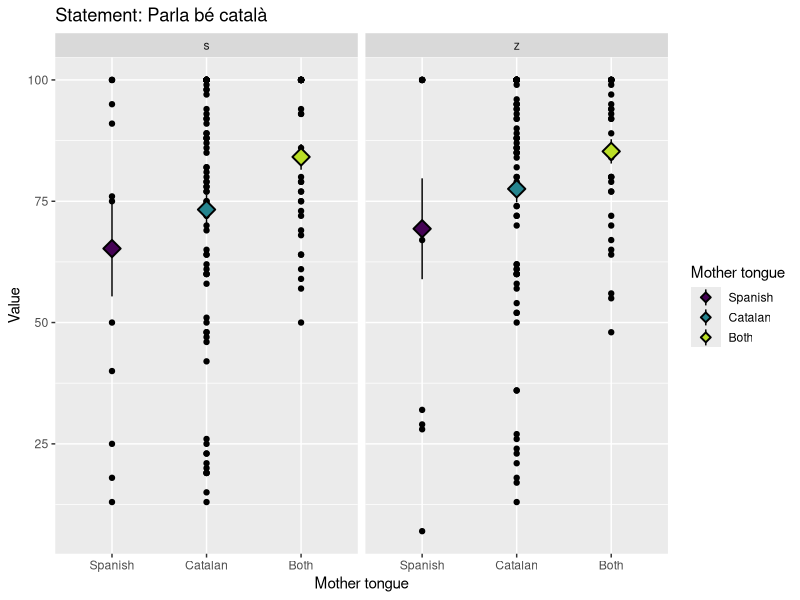
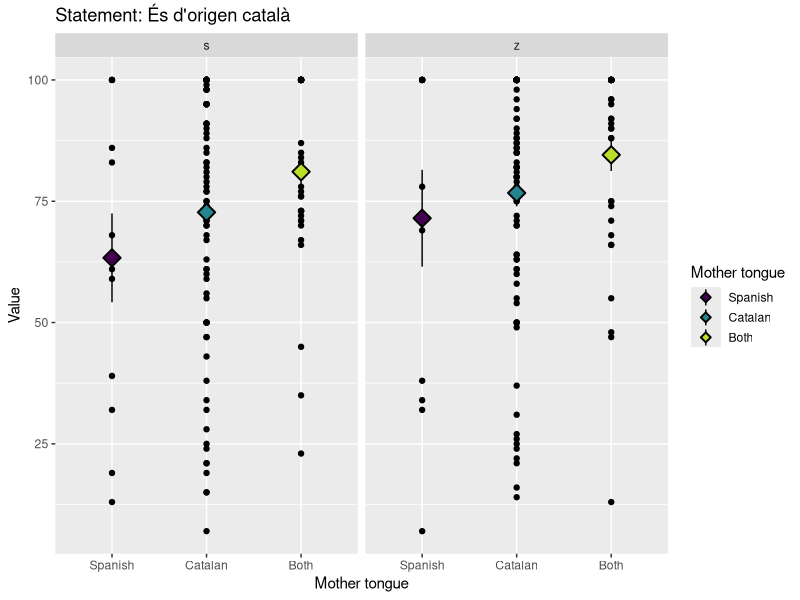
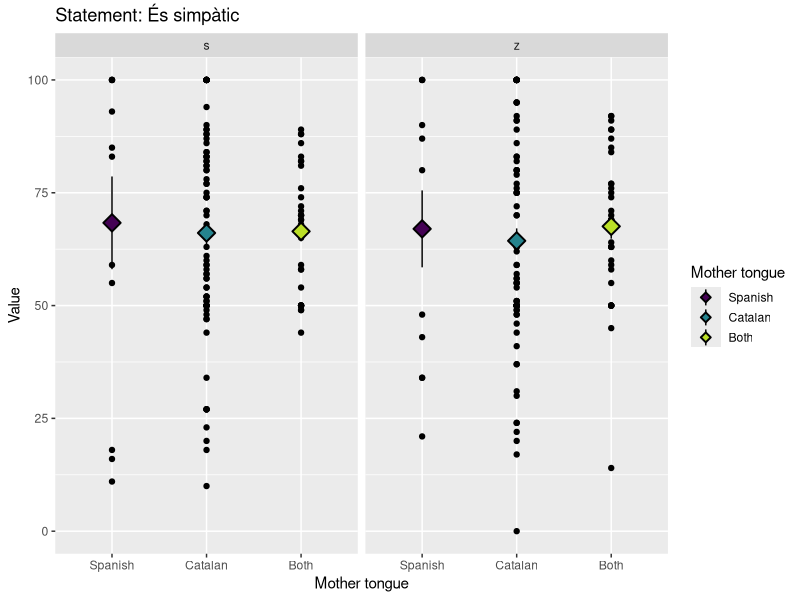
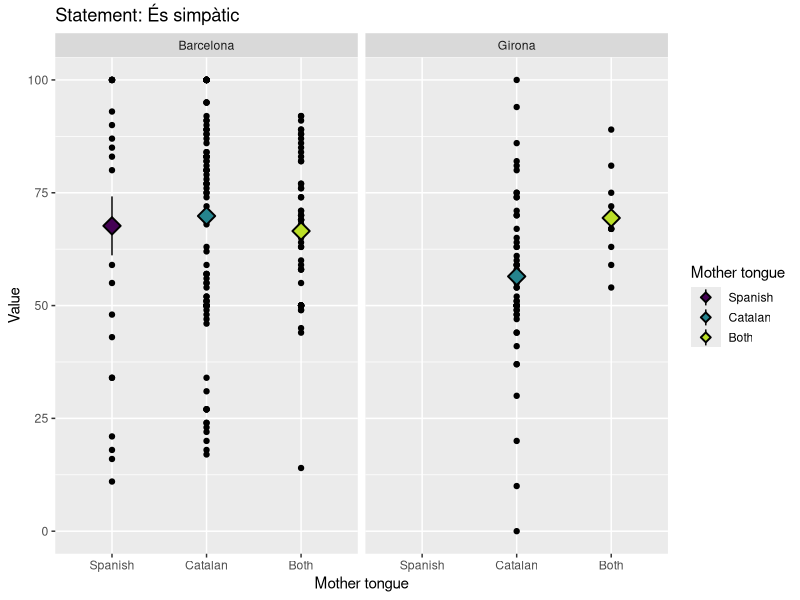
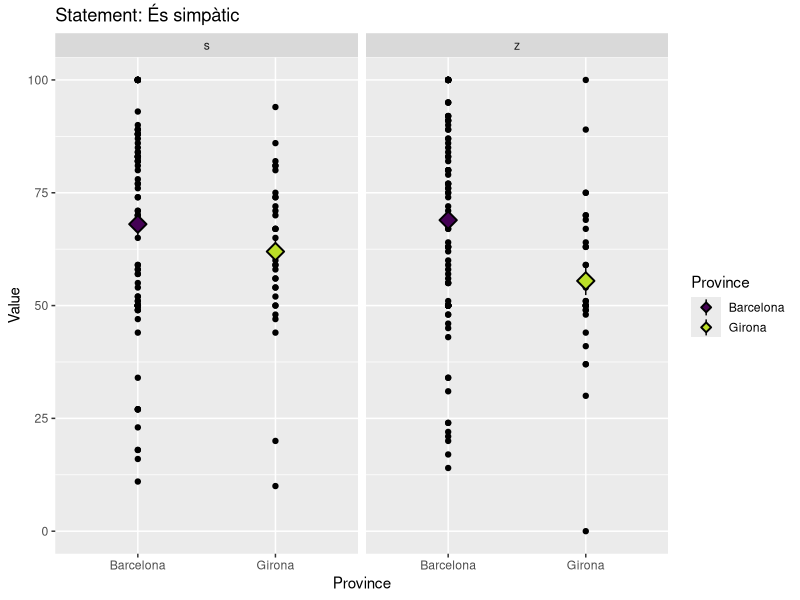
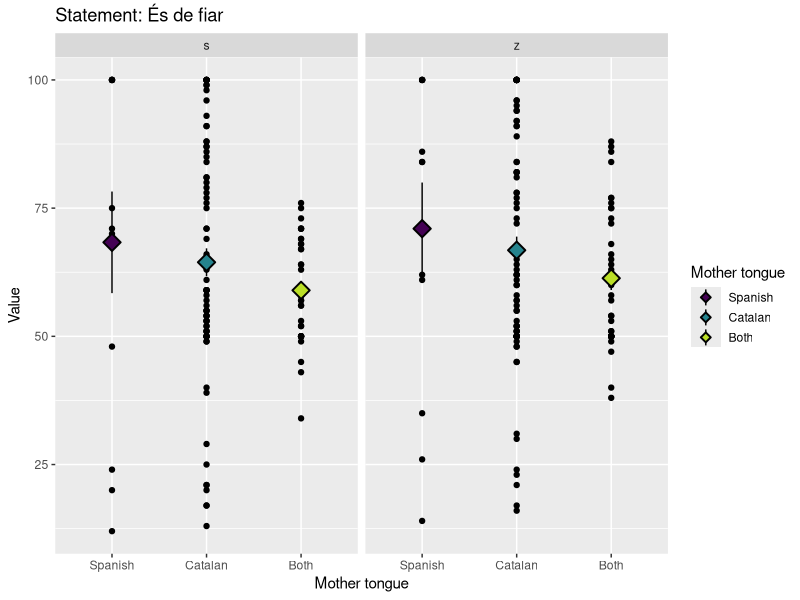
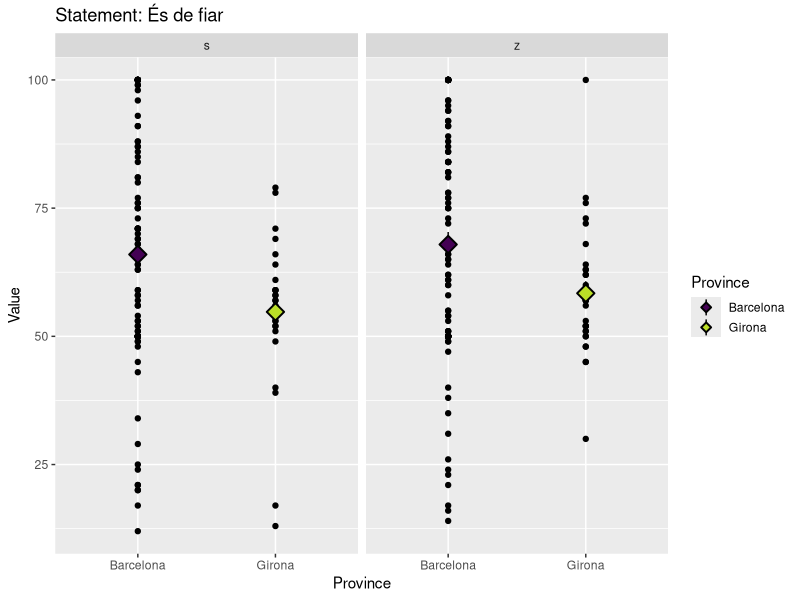

Recreate these plots in R, in order.

# Load libraries
library("here")
library("tidyverse")
library("ggplot2")



# Load data
subset_estudis <- read.csv(here("data", "subsets", "subset_estudis.csv"))
subset_intelligent <- read.csv(here("data", "subsets", "subset_intelligent.csv"))
subset_simpatic <- read.csv(here("data", "subsets", "subset_simpatic.csv"))
subset_amable <- read.csv(here("data", "subsets", "subset_amable.csv"))
subset_fiar <- read.csv(here("data", "subsets", "subset_fiar.csv"))
subset_ciutat <- read.csv(here("data", "subsets", "subset_ciutat.csv"))
subset_pbc <- read.csv(here("data", "subsets", "subset_pbc.csv"))
subset_oc <- read.csv(here("data", "subsets", "subset_oc.csv"))


# Plots "parla bé català" 
subset_pbc %>%
  ggplot() +
  aes(x = mother_tongue, y = value, fill = mother_tongue) +
  facet_grid(.~ phoneme) +
  geom_point() +
  stat_summary(fun.data = mean_se, geom = "pointrange", pch = 23, size = 1) +
  labs(x = "Mother tongue", y = "Value", fill = "Mother tongue") +
  scale_fill_viridis_d(end = 0.9, labels = c("Spanish", "Catalan", "Both")) +
  scale_x_discrete(labels = c("Spanish", "Catalan", "Both")) +
  theme(legend.key.size = unit(1, "lines"),
    legend.key.width = unit(1.5, "lines"),
    legend.spacing.x = unit(0.5, "lines")) +
  labs(title = "Statement: Parla bé català") +
  guides(fill = guide_legend(override.aes = list(size = 0.5)))

# Sembla que la gent no distingueix entre [s] i [z] o, si ho fa, els hi és igual
# En general, els cat_cast valoren més positivament a la persona que escolten,
# és a dir, pensen que parla millor català
# Si escolen el fonema sonor, sembla que la valoració és més positiva en tots els
# grups,, però la diferència no és significativa
# Hipòtesi: el fonema /s/ sol sembla que no genera cap tipus d'actitud lingüística,
# ni positiva ni negativa (és neutral). Pot ser que sigui la combinació vocal + s
# la que aporta significat social?



# Plots "origen català" 
subset_oc %>%
  ggplot() +
  aes(x = mother_tongue, y = value, fill = mother_tongue) +
  facet_grid(.~ phoneme) +
  geom_point() +
  stat_summary(fun.data = mean_se, geom = "pointrange", pch = 23, size = 1) +
  labs(x = "Mother tongue", y = "Value", fill = "Mother tongue") +
  scale_fill_viridis_d(end = 0.9, labels = c("Spanish", "Catalan", "Both")) +
  scale_x_discrete(labels = c("Spanish", "Catalan", "Both")) +
  theme(legend.key.size = unit(1, "lines"),
        legend.key.width = unit(1.5, "lines"),
        legend.spacing.x = unit(0.5, "lines"))+
  labs(title = "Statement: És d'origen català") +
  guides(fill = guide_legend(override.aes = list(size = 0.5)))

# És pràcticament igual a l'anterior


# Plots "és simpàtic" 
subset_simpatic %>%
  ggplot() +
  aes(x = mother_tongue, y = value, fill = mother_tongue) +
  facet_grid(.~ phoneme) +
  geom_point() +
  stat_summary(fun.data = mean_se, geom = "pointrange", pch = 23, size = 1) +
  labs(x = "Mother tongue", y = "Value", fill = "Mother tongue") +
  scale_fill_viridis_d(end = 0.9, labels = c("Spanish", "Catalan", "Both")) +
  scale_x_discrete(labels = c("Spanish", "Catalan", "Both")) +
  theme(legend.key.size = unit(1, "lines"),
        legend.key.width = unit(1.5, "lines"),
        legend.spacing.x = unit(0.5, "lines"))+
  labs(title = "Statement: És simpàtic") +
  guides(fill = guide_legend(override.aes = list(size = 0.5)))

subset_simpatic %>%
  ggplot() +
  aes(x = mother_tongue, y = value, fill = mother_tongue) +
  facet_grid(.~ province) +
  geom_point() +
  stat_summary(fun.data = mean_se, geom = "pointrange", pch = 23, size = 1) +
  labs(x = "Mother tongue", y = "Value", fill = "Mother tongue") +
  scale_fill_viridis_d(end = 0.9, labels = c("Spanish", "Catalan", "Both")) +
  scale_x_discrete(labels = c("Spanish", "Catalan", "Both")) +
  theme(legend.key.size = unit(1, "lines"),
        legend.key.width = unit(1.5, "lines"),
        legend.spacing.x = unit(0.5, "lines"))+
  labs(title = "Statement: És simpàtic") +
  guides(fill = guide_legend(override.aes = list(size = 0.5)))

subset_simpatic %>%
  ggplot() +
  aes(x = province, y = value, fill = province) +
  facet_grid(.~ phoneme) +
  geom_point() +
  stat_summary(fun.data = mean_se, geom = "pointrange", pch = 23, size = 1) +
  labs(x = "Province", y = "Value", fill = "Province") +
  scale_fill_viridis_d(end = 0.9, labels = c("Barcelona", "Girona")) +
  theme(legend.key.size = unit(1, "lines"),
        legend.key.width = unit(1.5, "lines"),
        legend.spacing.x = unit(0.5, "lines"))+
  labs(title = "Statement: És simpàtic") +
  guides(fill = guide_legend(override.aes = list(size = 0.5)))



# Plots "és de fiar" 
subset_fiar %>%
  ggplot() +
  aes(x = mother_tongue, y = value, fill = mother_tongue) +
  facet_grid(.~ phoneme) +
  geom_point() +
  stat_summary(fun.data = mean_se, geom = "pointrange", pch = 23, size = 1) +
  labs(x = "Mother tongue", y = "Value", fill = "Mother tongue") +
  scale_fill_viridis_d(end = 0.9, labels = c("Spanish", "Catalan", "Both")) +
  scale_x_discrete(labels = c("Spanish", "Catalan", "Both")) +
  theme(legend.key.size = unit(1, "lines"),
        legend.key.width = unit(1.5, "lines"),
        legend.spacing.x = unit(0.5, "lines"))+
  labs(title = "Statement: És de fiar") +
  guides(fill = guide_legend(override.aes = list(size = 0.5)))

subset_fiar %>%
  ggplot() +
  aes(x = province, y = value, fill = province) +
  facet_grid(.~ phoneme) +
  geom_point() +
  stat_summary(fun.data = mean_se, geom = "pointrange", pch = 23, size = 1) +
  labs(x = "Province", y = "Value", fill = "Province") +
  scale_fill_viridis_d(end = 0.9, labels = c("Barcelona", "Girona")) +
  theme(legend.key.size = unit(1, "lines"),
        legend.key.width = unit(1.5, "lines"),
        legend.spacing.x = unit(0.5, "lines"))+
  labs(title = "Statement: És de fiar") +
  guides(fill = guide_legend(override.aes = list(size = 0.5)))

# Sembla que amb la [z] les valoracions són una mica més bones, però no hi ha 
# diferències significatives
# Els de Girona valoren més negativament

